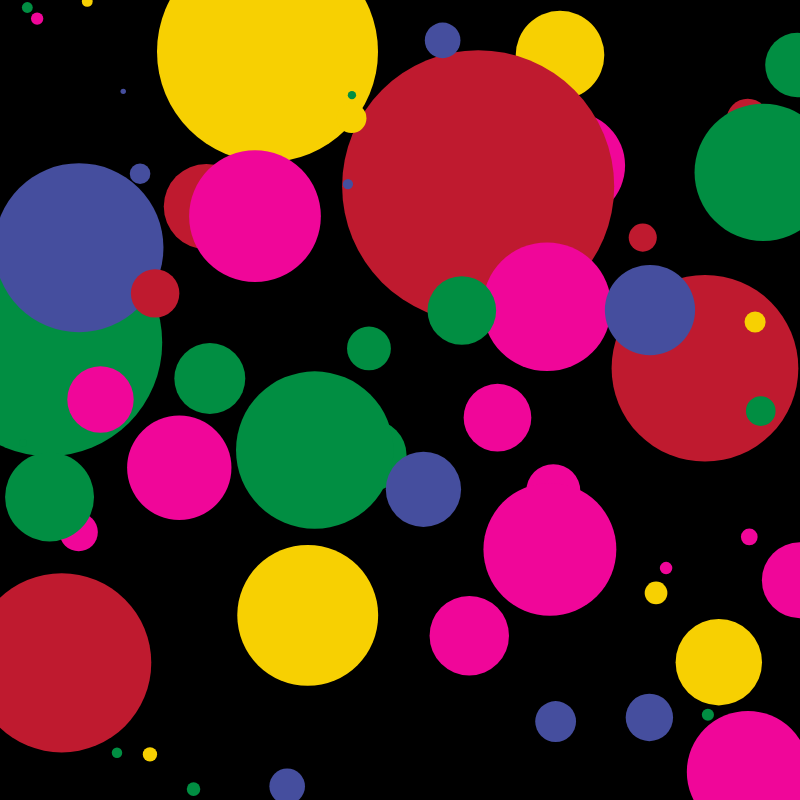
Frame 1 (no input)
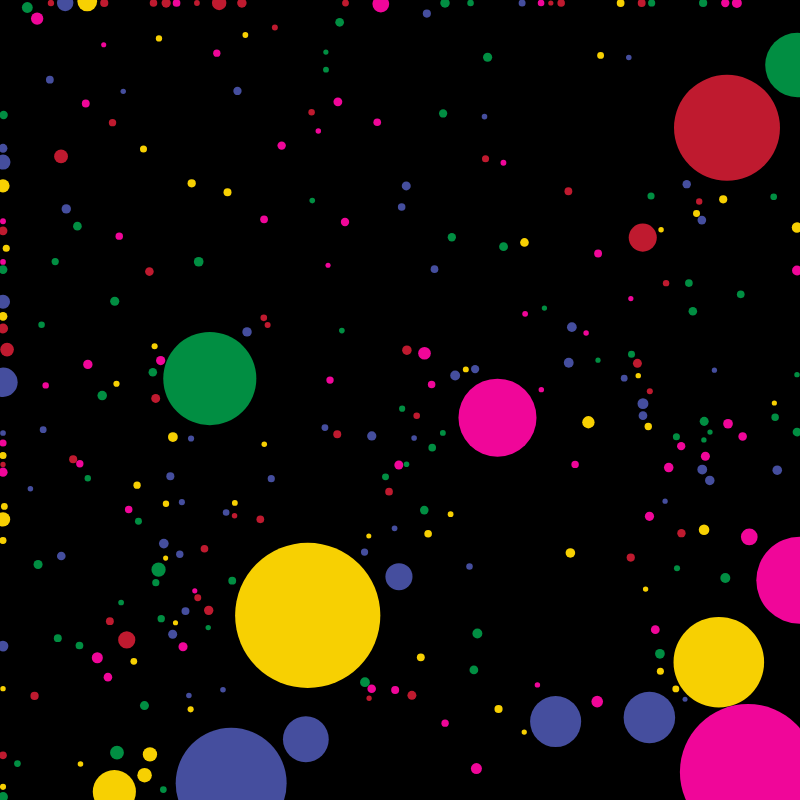
Frame 60 (no input)
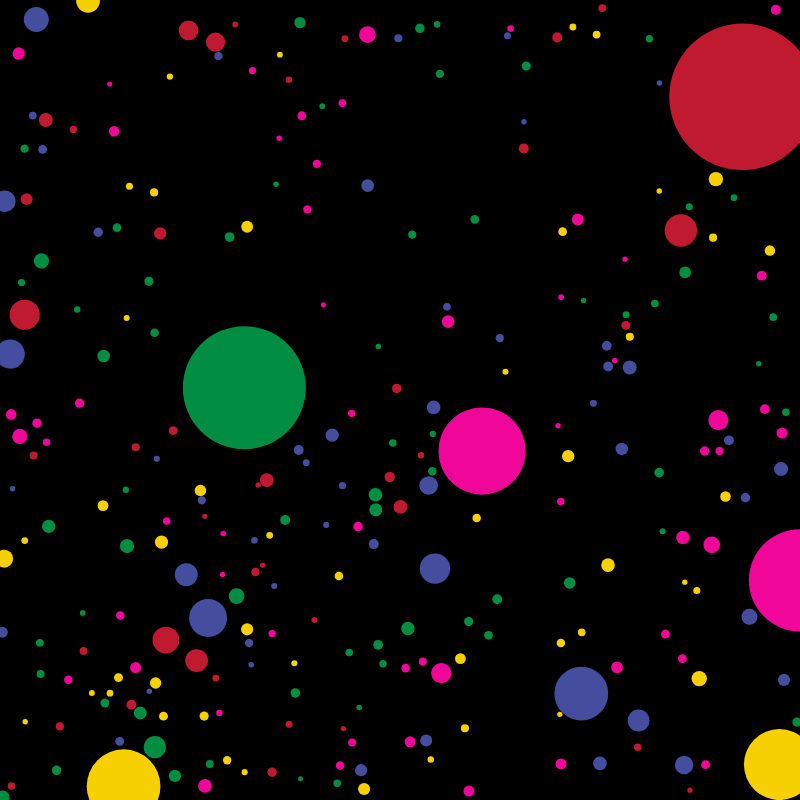
Frame 120 (the mouse pressed at the canvas centre since frame 60)

The p5.js sketch that drew these frames (run headless with seeded random() and noise() and a simulated clock; from frame 60 on, the mouse is pressed at the canvas centre):

// p5.js sketch
// ── sketch.js
let bg
let eaters=[]
let colors=['#bf1a2f', '#f00699','#454e9e','#018e42','#f7d002']
let posx
let posy
let radius


function setup() {
	createCanvas(800, 800);
	background(255)
	bg= createGraphics(800, 800);
	bg.noFill()
	
	
	bg.background(0)
	

	
	for(let i=0; i<100; i++){
		eaters.push(new eater(random(width), random(height), random(5, 100)))
	}
}

function draw() {

	image(bg, 0, 0)
	for(let eater of eaters){
		if(frameCount>80){
		eater.move();
		}
     eater.full();
		eater.eat();
		eater.show();
	}
 if(posy + radius >= height || posy - radius<= 0){
    velY *= -1;
  }
  
  if(posx - radius <= 0  || posx + radius>= width){
    velX *= -1
  }{}
}

class eater{

constructor(x, y, s){
	this.pos= createVector(x, y)
	this.vel= p5.Vector.random2D();
  this.color=color (random(colors))
	this.vel.setMag(1)
  this.s=s
  }
	
move(){
	let weight= this.s/1000
	this.vel.setMag(1- weight)
	this.pos.add(this.vel)
	//edges
  if(this.pos.x < 2 || this.pos.x > width -2){
		this.vel.mult(-1) 
	}
	 if(this.pos.y < 2 || this.pos.y > height -2){
		this.vel.mult( -1) 
	}	
}
	
eat(){
	
	let index = eaters.indexOf(this);
		
	for(let i=0; i<eaters.length; i++)
	{
	if(index!=i){
			if(dist(this.pos.x, this.pos.y, eaters[i].pos.x, eaters[i].pos.y)< this.s/2+ eaters[i].s/2){
				//bigger one eats smaller one
				
				if(this.s > eaters[i].s){
					this.s+= eaters[i].s/2;
					eaters.splice(i, 1);
				} 
				
     }
	}
	}
}
	
full(){
	if(this.s>150){
		let divider= int(random(40,120))
		let pie= this.s *4
		while(pie>0){
			let piece= random(5, 10)
			pie-=piece
			let xey= constrain(this.pos.x+ random(-this.s, this.s), 3, width-3)
			let yey= constrain(this.pos.y+ random(-this.s, this.s), 3, height-3)
			eaters.push(new eater(xey, yey, piece))
			
		}
		
		let index = eaters.indexOf(this);
		 eaters.splice(index, 1);
	}
}
	
show(){

	noStroke()
	fill(this.color);
	ellipse(this.pos.x, this.pos.y, this.s)
}



}
